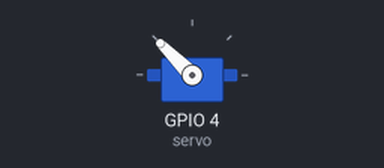
Simulated run of this program. Board: Raspberry Pi (BCM pin numbers). Shown: servo. Servo angles are drawn from the pulse width (0.5 ms = 0°, 2.5 ms = 180°). At 2.0 s the program stops and its outputs stay as they are.

Above: at 2.1 s.
Timing chart, 0 to 3.5 s (numbered marks = the images above):
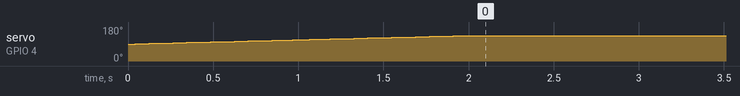

Measured:
- by itself, servo on GPIO 4 (servo): moves from 90° to 135° over 1.9 s

The program:

test.py
```python
import RPi.GPIO as GPIO
import pigpio
import time
import math


def moveServo(servo, start, end, delta):  #move from start to end, using delta number of seconds
     incMove=(end-start)/100.0
     incTime=delta/100.0
     for x in range(100):
          pwm.set_servo_pulsewidth(servo, int(start+x*incMove))
          time.sleep(incTime)

servo = 4
GPIO.setmode( GPIO.BCM )
GPIO.setup(servo, GPIO.OUT )
pwm = pigpio.pi()
pwm.set_mode(servo, pigpio.OUTPUT)

pwm.set_PWM_frequency(servo, 50 )

#addedPulse = math.ceil((94 * 1000) / 90)
#pwm.set_servo_pulsewidth(servo, 500 + addedPulse)
moveServo(servo, 1500, 2000, 2)
```
